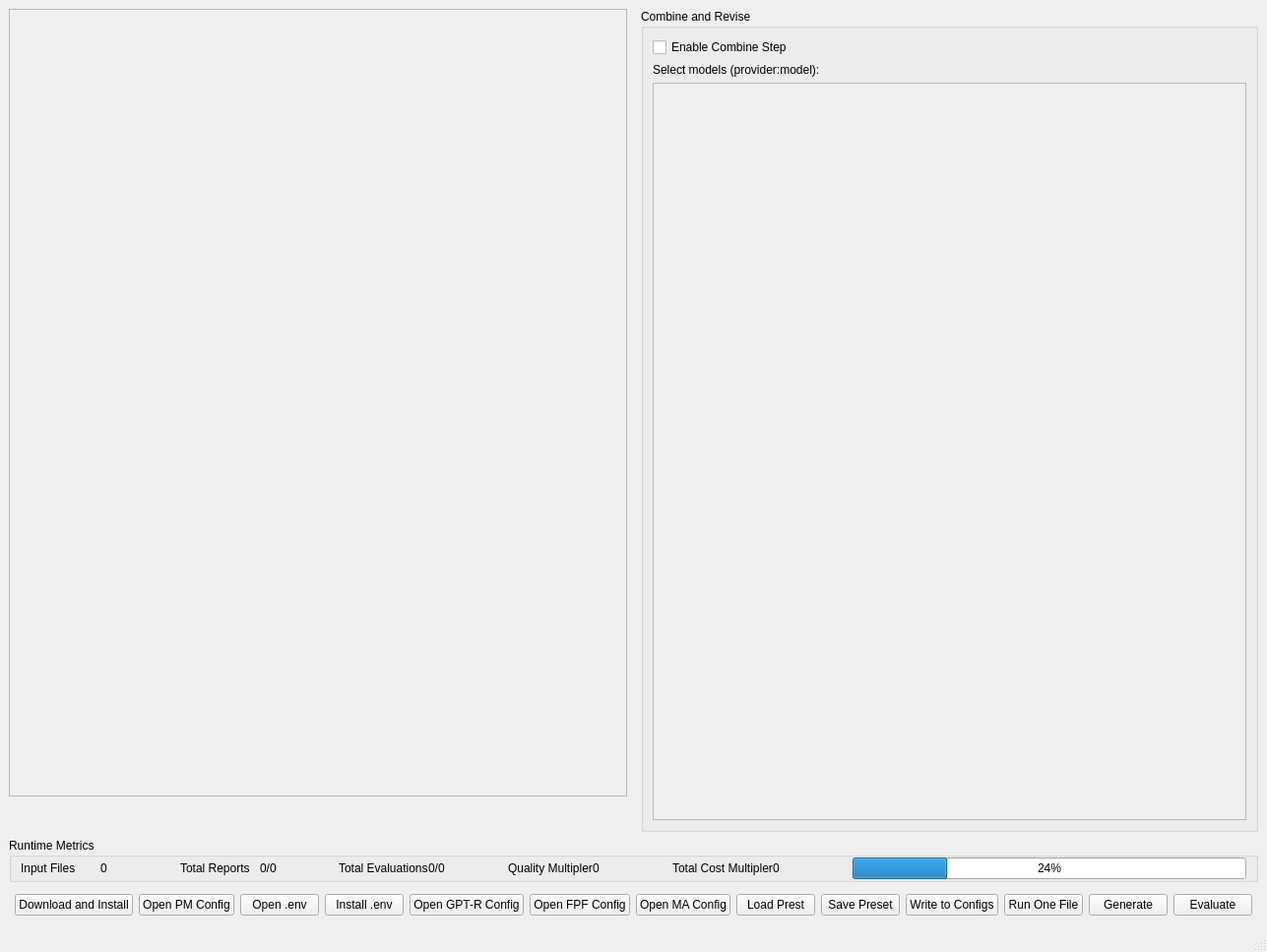
<?xml version="1.0" encoding="UTF-8"?>
<ui version="4.0">
 <class>MainWindow</class>
 <widget class="QMainWindow" name="MainWindow">
  <property name="geometry">
   <rect>
    <x>0</x>
    <y>0</y>
    <width>1224</width>
    <height>967</height>
   </rect>
  </property>
  <property name="maximumSize">
   <size>
    <width>16777215</width>
    <height>967</height>
   </size>
  </property>
  <property name="windowTitle">
   <string>Config Sliders</string>
  </property>
  <widget class="QWidget" name="centralwidget">
   <layout class="QVBoxLayout" name="verticalLayout">
    <item>
     <layout class="QHBoxLayout" name="rowLayout">
      <item alignment="Qt::AlignTop">
       <widget class="QScrollArea" name="scrollArea">
        <property name="minimumSize">
         <size>
          <width>0</width>
          <height>800</height>
         </size>
        </property>
        <property name="widgetResizable">
         <bool>true</bool>
        </property>
        <widget class="QWidget" name="scrollAreaWidgetContents">
         <property name="geometry">
          <rect>
           <x>0</x>
           <y>0</y>
           <width>286</width>
           <height>798</height>
          </rect>
         </property>
         <layout class="QVBoxLayout" name="mainLayout">
         </layout>
        </widget>
       </widget>
      </item>
      <item>
       <layout class="QVBoxLayout" name="rightLayout">
        <property name="spacing">
         <number>1</number>
        </property>
        <property name="leftMargin">
         <number>2</number>
        </property>
        <property name="topMargin">
         <number>2</number>
        </property>
        <property name="rightMargin">
         <number>2</number>
        </property>
        <property name="bottomMargin">
         <number>2</number>
        </property>
       </layout>
      </item>
      <item>
       <layout class="QVBoxLayout" name="pathsLayout">
        <property name="spacing">
         <number>2</number>
        </property>
        <property name="leftMargin">
         <number>2</number>
        </property>
        <property name="topMargin">
         <number>2</number>
        </property>
        <property name="rightMargin">
         <number>2</number>
        </property>
        <property name="bottomMargin">
         <number>2</number>
        </property>
       </layout>
      </item>
      <item>
       <widget class="QGroupBox" name="groupCombine">
        <property name="minimumSize">
         <size>
          <width>300</width>
          <height>0</height>
         </size>
        </property>
        <property name="title">
         <string>Combine and Revise</string>
        </property>
        <layout class="QVBoxLayout" name="layoutCombine">
         <item>
          <widget class="QCheckBox" name="chkEnableCombine">
           <property name="text">
            <string>Enable Combine Step</string>
           </property>
          </widget>
         </item>
         <item>
          <widget class="QLabel" name="labelCombineHint">
           <property name="text">
            <string>Select models (provider:model):</string>
           </property>
          </widget>
         </item>
         <item>
          <widget class="QScrollArea" name="scrollCombineModels">
           <property name="widgetResizable">
            <bool>true</bool>
           </property>
           <property name="minimumSize">
            <size>
             <width>0</width>
             <height>150</height>
            </size>
           </property>
           <widget class="QWidget" name="containerCombineModels">
            <property name="geometry">
             <rect>
              <x>0</x>
              <y>0</y>
              <width>274</width>
              <height>148</height>
             </rect>
            </property>
            <layout class="QVBoxLayout" name="layoutCombineModels">
             <property name="spacing">
              <number>2</number>
             </property>
             <property name="leftMargin">
              <number>2</number>
             </property>
             <property name="topMargin">
              <number>2</number>
             </property>
             <property name="rightMargin">
              <number>2</number>
             </property>
             <property name="bottomMargin">
              <number>2</number>
             </property>
            </layout>
           </widget>
          </widget>
         </item>

        </layout>
       </widget>
      </item>
     </layout>
    </item>
    <item>
     <widget class="QGroupBox" name="groupBottomMetrics">
      <property name="sizePolicy">
       <sizepolicy hsizetype="Preferred" vsizetype="Minimum">
        <horstretch>0</horstretch>
        <verstretch>0</verstretch>
       </sizepolicy>
      </property>
      <property name="minimumSize">
       <size>
        <width>0</width>
        <height>10</height>
       </size>
      </property>
      <property name="maximumSize">
       <size>
        <width>15555555</width>
        <height>50</height>
       </size>
      </property>
      <property name="title">
       <string>Runtime Metrics</string>
      </property>
      <layout class="QHBoxLayout" name="horizontalLayout">
       <property name="spacing">
        <number>0</number>
       </property>
       <property name="topMargin">
        <number>0</number>
       </property>
       <property name="bottomMargin">
        <number>0</number>
       </property>
       <item>
        <widget class="QLabel" name="label_3">
         <property name="text">
          <string>Input Files</string>
         </property>
        </widget>
       </item>
       <item>
        <widget class="QLabel" name="label_4">
         <property name="text">
          <string>0</string>
         </property>
        </widget>
       </item>
       <item>
        <widget class="QLabel" name="labelMetric3">
         <property name="text">
          <string>Total Reports</string>
         </property>
        </widget>
       </item>
       <item>
        <widget class="QLabel" name="label_2">
         <property name="text">
          <string>0/0</string>
         </property>
        </widget>
       </item>
       <item>
        <widget class="QLabel" name="labelMetric2">
         <property name="text">
          <string>Total Evaluations</string>
         </property>
        </widget>
       </item>
       <item>
        <widget class="QLabel" name="valueMetric2">
         <property name="text">
          <string>0/0</string>
         </property>
        </widget>
       </item>
       <item>
        <widget class="QLabel" name="labelMetric4">
         <property name="text">
          <string>Quality Multipler</string>
         </property>
        </widget>
       </item>
       <item>
        <widget class="QLabel" name="valueMetric3">
         <property name="text">
          <string>0</string>
         </property>
        </widget>
       </item>
       <item>
        <widget class="QLabel" name="labelMetric1">
         <property name="text">
          <string>Total Cost Multipler</string>
         </property>
        </widget>
       </item>
       <item>
        <widget class="QLabel" name="valueMetric1">
         <property name="text">
          <string>0</string>
         </property>
        </widget>
       </item>
       <item>
        <widget class="QProgressBar" name="progressBar_2">
         <property name="maximumSize">
          <size>
           <width>400</width>
           <height>16777215</height>
          </size>
         </property>
         <property name="value">
          <number>24</number>
         </property>
        </widget>
       </item>
      </layout>
     </widget>
    </item>
    <item>
     <layout class="QHBoxLayout" name="bottomButtonsLayout">
      <property name="spacing">
       <number>6</number>
      </property>
      <property name="leftMargin">
       <number>6</number>
      </property>
      <property name="topMargin">
       <number>6</number>
      </property>
      <property name="rightMargin">
       <number>6</number>
      </property>
      <property name="bottomMargin">
       <number>6</number>
      </property>
      <item>
       <widget class="QPushButton" name="pushButton_2">
        <property name="text">
         <string>Download and Install</string>
        </property>
       </widget>
      </item>
      <item>
       <widget class="QPushButton" name="btnOpenPMConfig">
        <property name="text">
         <string>Open PM Config</string>
        </property>
       </widget>
      </item>
      <item>
       <widget class="QPushButton" name="btnAction8">
        <property name="sizePolicy">
         <sizepolicy hsizetype="Expanding" vsizetype="Fixed">
          <horstretch>0</horstretch>
          <verstretch>0</verstretch>
         </sizepolicy>
        </property>
        <property name="text">
         <string>Open .env</string>
        </property>
       </widget>
      </item>
      <item>
       <widget class="QPushButton" name="pushButton">
        <property name="text">
         <string>Install .env</string>
        </property>
       </widget>
      </item>
      <item>
       <widget class="QPushButton" name="btnAction1">
        <property name="sizePolicy">
         <sizepolicy hsizetype="Expanding" vsizetype="Fixed">
          <horstretch>0</horstretch>
          <verstretch>0</verstretch>
         </sizepolicy>
        </property>
        <property name="text">
         <string>Open GPT-R Config</string>
        </property>
       </widget>
      </item>
      <item>
       <widget class="QPushButton" name="btnAction2">
        <property name="sizePolicy">
         <sizepolicy hsizetype="Expanding" vsizetype="Fixed">
          <horstretch>0</horstretch>
          <verstretch>0</verstretch>
         </sizepolicy>
        </property>
        <property name="text">
         <string>Open FPF Config</string>
        </property>
       </widget>
      </item>
      <item>
       <widget class="QPushButton" name="btnAction3">
        <property name="sizePolicy">
         <sizepolicy hsizetype="Expanding" vsizetype="Fixed">
          <horstretch>0</horstretch>
          <verstretch>0</verstretch>
         </sizepolicy>
        </property>
        <property name="text">
         <string>Open MA Config</string>
        </property>
       </widget>
      </item>
      <item>
       <widget class="QPushButton" name="btnAction4">
        <property name="sizePolicy">
         <sizepolicy hsizetype="Expanding" vsizetype="Fixed">
          <horstretch>0</horstretch>
          <verstretch>0</verstretch>
         </sizepolicy>
        </property>
        <property name="text">
         <string>Load Prest</string>
        </property>
       </widget>
      </item>
      <item>
       <widget class="QPushButton" name="btnAction5">
        <property name="sizePolicy">
         <sizepolicy hsizetype="Expanding" vsizetype="Fixed">
          <horstretch>0</horstretch>
          <verstretch>0</verstretch>
         </sizepolicy>
        </property>
        <property name="text">
         <string>Save Preset</string>
        </property>
       </widget>
      </item>
      <item>
       <widget class="QPushButton" name="pushButton_3">
        <property name="text">
         <string>Write to Configs</string>
        </property>
       </widget>
      </item>
      <item>
       <widget class="QPushButton" name="btnAction6">
        <property name="sizePolicy">
         <sizepolicy hsizetype="Expanding" vsizetype="Fixed">
          <horstretch>0</horstretch>
          <verstretch>0</verstretch>
         </sizepolicy>
        </property>
        <property name="text">
         <string>Run One File</string>
        </property>
       </widget>
      </item>
      <item>
       <widget class="QPushButton" name="btnAction7">
        <property name="sizePolicy">
         <sizepolicy hsizetype="Expanding" vsizetype="Fixed">
          <horstretch>0</horstretch>
          <verstretch>0</verstretch>
         </sizepolicy>
        </property>
        <property name="text">
         <string>Generate</string>
        </property>
       </widget>
      </item>
      <item>
       <widget class="QPushButton" name="btnEvaluate">
        <property name="sizePolicy">
         <sizepolicy hsizetype="Expanding" vsizetype="Fixed">
          <horstretch>0</horstretch>
          <verstretch>0</verstretch>
         </sizepolicy>
        </property>
        <property name="text">
         <string>Evaluate</string>
        </property>
       </widget>
      </item>
     </layout>
    </item>
   </layout>
  </widget>
  <widget class="QMenuBar" name="menubar">
   <property name="geometry">
    <rect>
     <x>0</x>
     <y>0</y>
     <width>1224</width>
     <height>21</height>
    </rect>
   </property>
  </widget>
  <widget class="QStatusBar" name="statusbar"/>
 </widget>
 <resources/>
 <connections/>
</ui>
